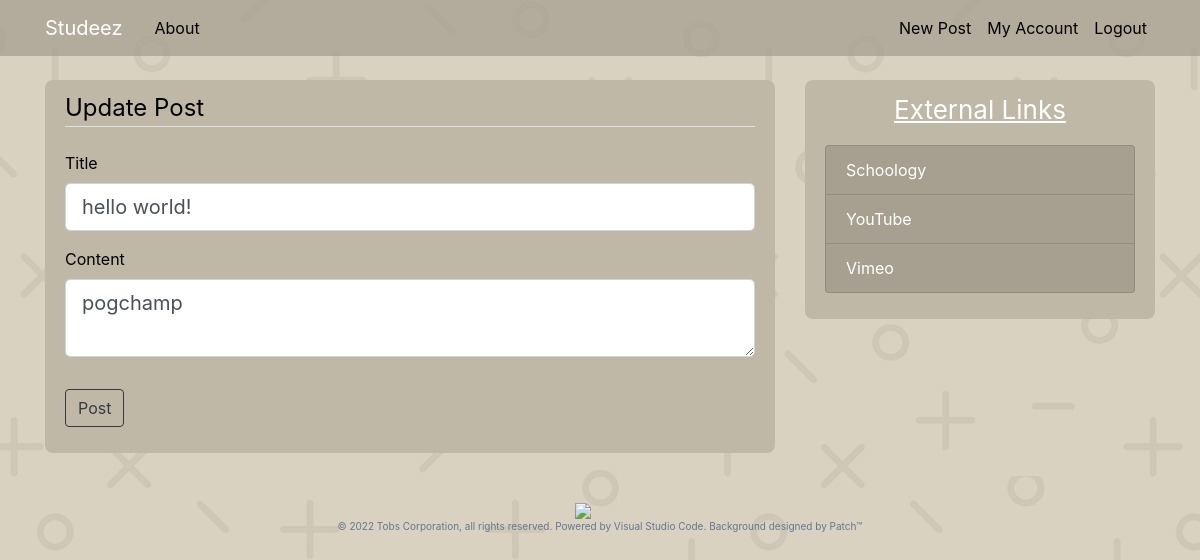
Before: /post/2/update (signed in) with the older database file.
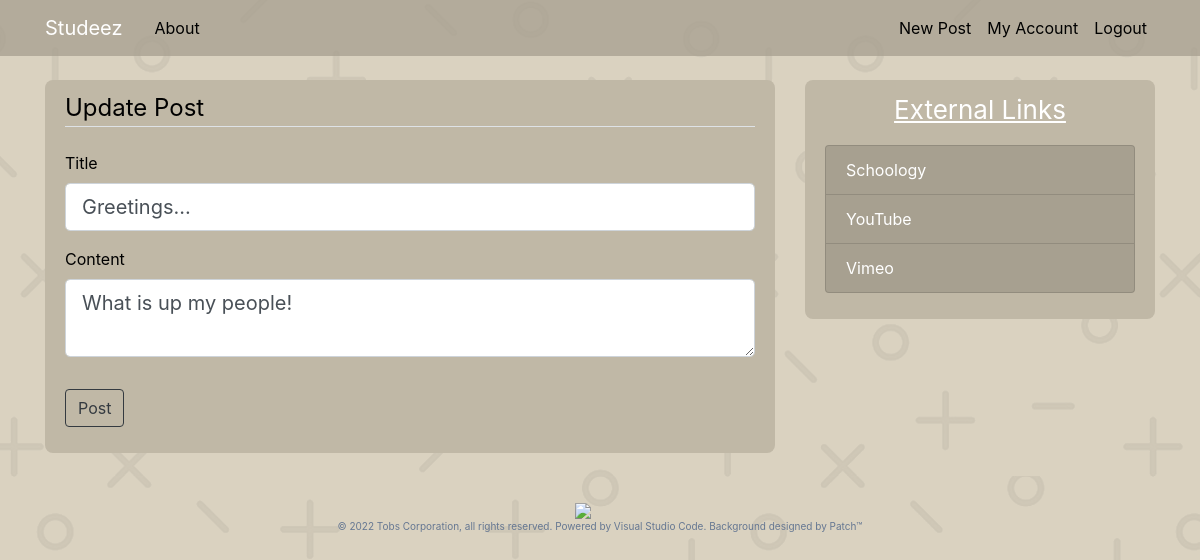
After: the same page with the newer database file.
### main_app/models.py (models this page shows, shortened)
class Post(db.Model):
    id = db.Column(db.Integer, primary_key=True)
    title = db.Column(db.String(100), nullable=False)
    date_posted = db.Column(db.DateTime, nullable=False, default=datetime.utcnow)
    content = db.Column(db.Text, nullable=False)
    user_id = db.Column(db.Integer, db.ForeignKey('user.id'), nullable=False)

### main_app/routes.py (the view)
@app.route("/post/<int:post_id>/update", methods=['GET', 'POST'])
@login_required
def update_post(post_id):
    post = Post.query.get_or_404(post_id)
    if post.author != current_user:
        abort(403)
    form = PostForm()
    if form.validate_on_submit():
        post.title = form.title.data
        post.content = form.content.data
        db.session.commit()
        flash('Your post has been updated.', 'success')
        return redirect(url_for('post', post_id=post.id))
    elif request.method == 'GET':
        form.title.data = post.title
        form.content.data = post.content
    return render_template('create_post.html', title='Update Post', form=form, legend='Update Post')

### main_app/forms.py
class PostForm(FlaskForm):
    title = StringField('Title', validators=[DataRequired()])
    content = TextAreaField('Content', validators=[DataRequired()])
    submit = SubmitField('Post')

### main_app/models.py (called while the page is built)
@login_manager.user_loader
def load_user(user_id):
    return User.query.get(int(user_id))

### main_app/templates/create_post.html (shortened to what this page needs)
{% extends "layout.html" %}
{% block content %}
<div class="content-section">
    <form method="POST" action="">
        <fieldset class="form-group">
            <legend class="border-bottom mb-4">{{legend}}</legend>
            <div class="form-group">
                {{ form.title.label(class="form-control-label") }}
                    {% if form.title.errors %}
                    {{ form.title(class="form-control form-control-lg is-invalid") }}
                    <div class="invalid-feedback">
                        {% for error in form.title.errors %}
                            <span>{{ error }}</span>
                        {% endfor %}
                    </div>
                    {% else %}
                    {{ form.title(class="form-control form-control-lg") }}
                    {% endif %}
            </div>
            <div class="form-group">
                {{ form.content.label(class="form-control-label") }}
                    {% if form.content.errors %}
                    {{ form.content(class="form-control form-control-lg is-invalid") }}
                    <div class="invalid-feedback">
                        {% for error in form.content.errors %}
                            <span>{{ error }}</span>
                        {% endfor %}
                    </div>
                    {% else %}
                    {{ form.content(class="form-control form-control-lg") }}
                    {% endif %}
            </div>
        </fieldset>
        <div class="form-group">
            {{ form.submit(class="btn btn-outline-dark") }}
        </div>
    </form>
</div>
{% endblock content %}

Changed rows visible on the page:
changed Post: title "hello world!" → "Greetings..."; content "pogchamp" → "What is up my people!"
